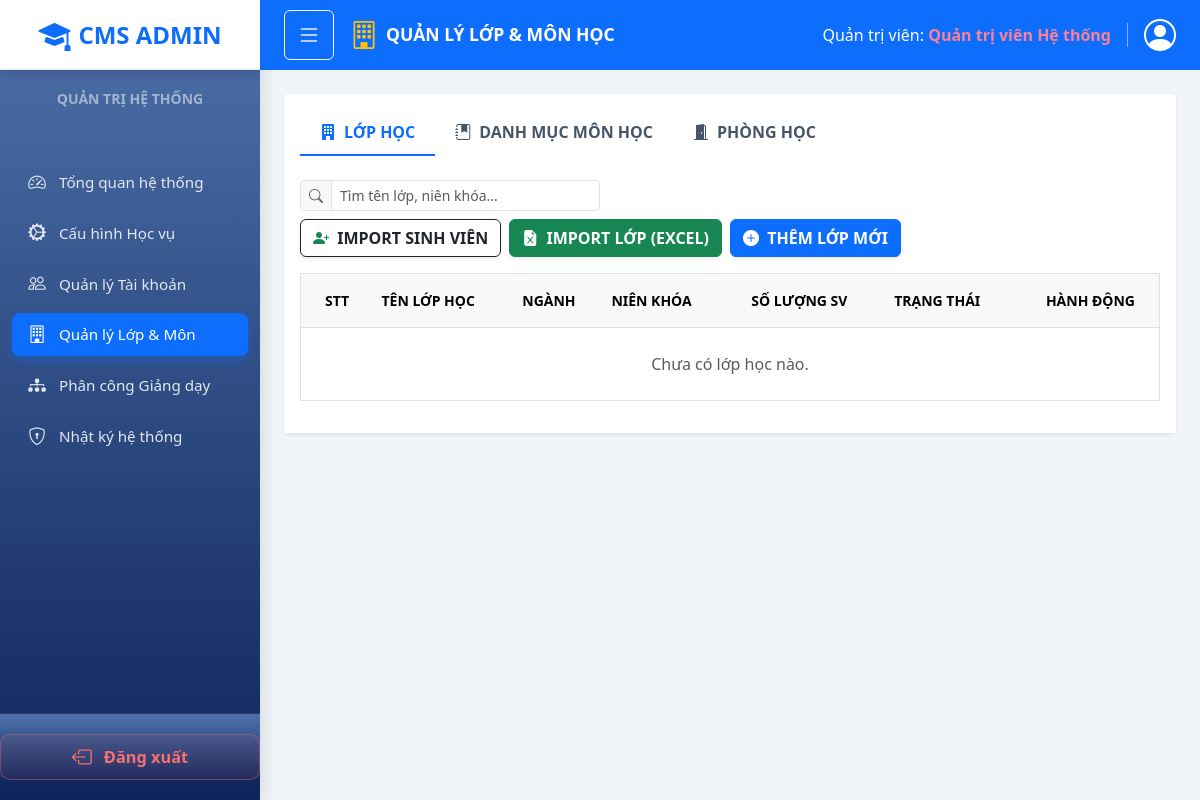
Page /views/admin/classes-subjects.php (signed in) on the earlier database version.
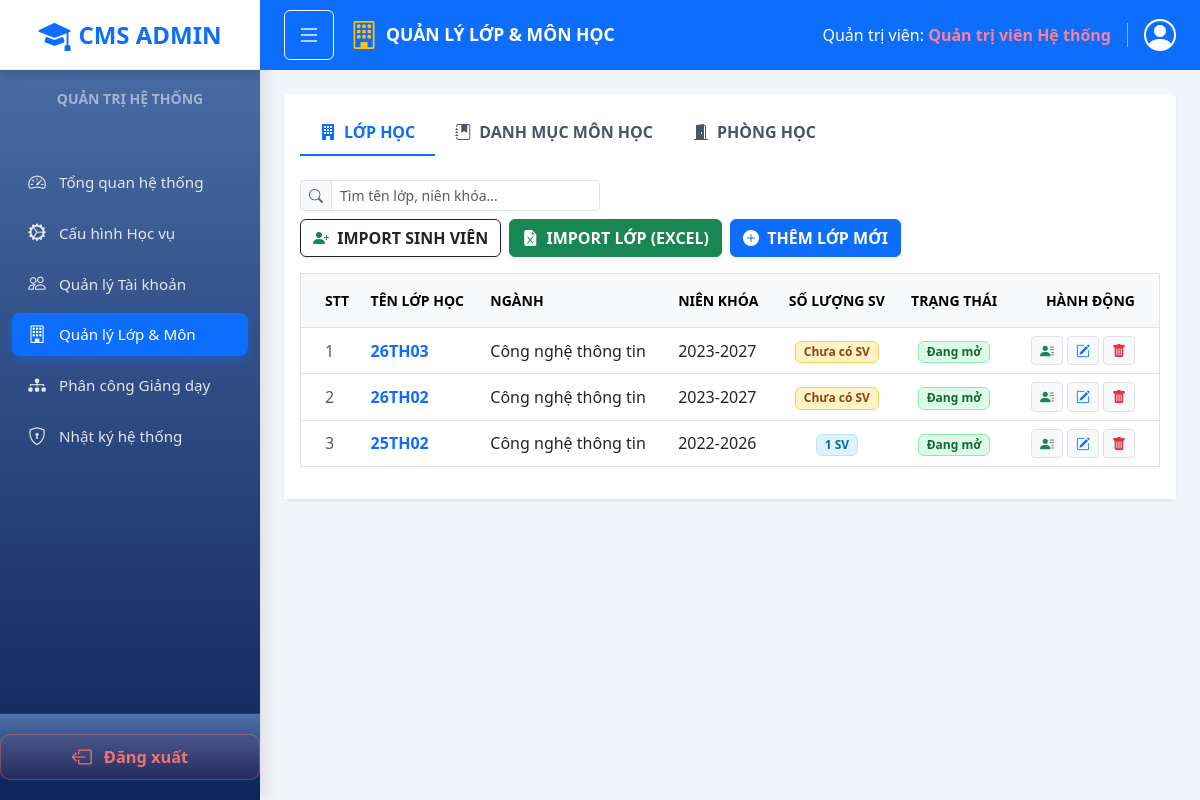
Same page on the later database version.
### tables this page shows
CREATE TABLE `classes` (
  `id` int(11) NOT NULL AUTO_INCREMENT,
  `department_id` int(11) DEFAULT NULL,
  `class_name` varchar(50) NOT NULL,
  `academic_year` varchar(20) DEFAULT NULL,
  `created_at` timestamp NOT NULL DEFAULT current_timestamp(),
  PRIMARY KEY (`id`),
  KEY `department_id` (`department_id`),
  CONSTRAINT `classes_ibfk_1` FOREIGN KEY (`department_id`) REFERENCES `departments` (`id`) ON DELETE CASCADE
);

CREATE TABLE `departments` (
  `id` int(11) NOT NULL AUTO_INCREMENT,
  `department_code` varchar(20) DEFAULT NULL,
  `department_name` varchar(50) NOT NULL,
  `created_at` timestamp NOT NULL DEFAULT current_timestamp(),
  PRIMARY KEY (`id`)
);

### config/config.php (called while the page is built, shortened)
<?php
function getDBConnection() {
    global $conn;
    if (!isset($conn) || $conn === false) {
        try {
            $conn = mysqli_connect(DB_HOST, DB_USER, DB_PASS, DB_NAME, DB_PORT);
        } catch (Throwable $e) {
            $safeHost = DB_HOST ?: '(empty-host)';
            throw new Exception("Lỗi kết nối database tới '{$safeHost}'. Vui lòng kiểm tra DB_HOST/DB_NAME/DB_USER/DB_PASS trong .env.local hoặc biến môi trường host. Chi tiết: " . $e->getMessage());
        }
        mysqli_set_charset($conn, "utf8mb4");
    }
    return $conn;
}
function e($string) {
    return htmlspecialchars($string ?? '', ENT_QUOTES, 'UTF-8');
}
function db_query($sql, $params = []) {
    $conn = getDBConnection();
    $stmt = mysqli_prepare($conn, $sql);
    $execResult = mysqli_stmt_execute($stmt);
    $trimmedSql = trim($sql);
    $isSelect = preg_match('/^\s*(SELECT|SHOW|DESCRIBE|EXPLAIN)\s/i', $trimmedSql);
    if ($isSelect) {
        $result = mysqli_stmt_get_result($stmt);
        return $result;
    }
}
function db_fetch_all($sql, $params = []) {
    $result = db_query($sql, $params);
    $rows = [];
    while ($row = mysqli_fetch_assoc($result)) {
        $rows[] = $row;
    }
    return $rows;
}

### views/admin/classes-subjects.php (the view, shortened to what the changed rows need)
<?php
require_once __DIR__ . '/../../config/config.php';
$classes = db_fetch_all("
    SELECT c.*, d.department_name,
           COALESCE(
               (SELECT COUNT(*)
                FROM class_students cs2
                WHERE cs2.class_id = c.id),
               0
           ) as student_count
    FROM classes c
    LEFT JOIN departments d ON c.department_id = d.id
    ORDER BY c.class_name DESC
");
?>
<!DOCTYPE html>
<html lang="vi">
<head>
    <link href="https://cdn.jsdelivr.net/npm/bootstrap@5.3.0/dist/css/bootstrap.min.css" rel="stylesheet">
    <link href="https://cdn.jsdelivr.net/npm/bootstrap-icons@1.10.5/font/bootstrap-icons.css" rel="stylesheet">
    <link rel="stylesheet" href="../../public/css/style.css">
    <link rel="stylesheet" href="../../public/css/layout.css">
    <link rel="stylesheet" href="../../public/css/admin/admin-layout.css">
    <link rel="stylesheet" href="../../public/css/admin/classes-subjects.css">
</head>
<body class="dashboard-body">
<?php
$activePage = 'classes-subjects';
require_once __DIR__ . '/../../layouts/admin-sidebar.php';
?>
<div class="main-content admin-main-content" id="mainContent">
    <div class="p-4">
        <div class="card shadow-sm border-0 mb-4">
            <div class="card-body bg-white pt-4">
                <div class="tab-content" id="myTabContent">
                    <div class="tab-pane fade show active" id="class-pane" role="tabpanel">
                        <div class="table-responsive">
                            <table class="table table-hover align-middle border">
                                <thead class="table-light small text-muted fw-bold">
                                    <tr>
                                        <th class="ps-4 py-3">STT</th>
                                        <th class="py-3">TÊN LỚP HỌC</th>
                                        <th class="py-3">NGÀNH</th>
                                        <th class="py-3">NIÊN KHÓA</th>
                                        <th class="text-center py-3">SỐ LƯỢNG SV</th>
                                        <th class="text-center py-3">TRẠNG THÁI</th>
                                        <th class="text-end pe-4 py-3">HÀNH ĐỘNG</th>
                                    </tr>
                                </thead>
                                <tbody id="classTableBody">
                                    <?php if (count($classes) > 0): ?>
                                        <?php foreach ($classes as $index => $class): ?>
                                            <tr>
                                                <td class="ps-4 text-muted"><?php echo $index + 1; ?></td>
                                                <td class="fw-bold text-primary fs-6"><?php echo e($class['class_name']); ?></td>
                                                <td><?php echo e($class['department_name'] ?? 'Chưa phân ngành'); ?></td>
                                                <td><?php echo e($class['academic_year']); ?></td>
                                                <td class="text-center">
                                                    <?php if ($class['student_count'] > 0): ?>
                                                        <span class="badge student-count-soft"><?php echo $class['student_count']; ?> SV</span>
                                                    <?php else: ?>
                                                        <span class="badge student-count-empty">Chưa có SV</span>
                                                    <?php endif; ?>
                                                </td>
                                                <td class="text-center">
                                                    <span class="badge class-status-open">Đang mở</span>
                                                </td>
                                                <td class="text-end pe-4">
                                                    <div class="action-btn-group">
                                                        <button class="btn btn-light action-btn text-success border" title="Nhập danh sách Sinh viên vào lớp" onclick="openImportStudentModal('<?php echo e($class['class_name']); ?>')" data-bs-toggle="modal" data-bs-target="#importStudentModal">
                                                            <i class="bi bi-person-lines-fill"></i>
                                                        </button>
                                                        <button class="btn btn-light action-btn text-primary border" title="Sửa thông tin lớp" onclick="openClassModal('edit', '<?php echo e($class['class_name']); ?>', '<?php echo e($class['academic_year']); ?>', 'open', '<?php echo e($class['id']); ?>')" data-bs-toggle="modal" data-bs-target="#classModal">
                                                            <i class="bi bi-pencil-square"></i>
                                                        </button>
                                                        <form method="POST" action="../../controllers/admin/classController.php" class="d-inline" onsubmit="return confirm('Bạn có chắc chắn muốn xóa lớp <?php echo e($class['class_name']); ?>?');">
                                                            <button class="btn btn-light action-btn text-danger border" title="Xóa lớp">
                                                                <i class="bi bi-trash-fill"></i>
                                                            </button>
                                                        </form>
                                                    </div>
                                                </td>
                                            </tr>
                                        <?php endforeach; ?>
                                    <?php else: ?>
                                        <tr>
                                            <td colspan="7" class="text-center text-muted py-4">Chưa có lớp học nào.</td>
                                        </tr>
                                    <?php endif; ?>
                                </tbody>
                            </table>
                        </div>
                    </div>
                </div>
            </div>
        </div>
    </div>
</div>
</body>
</html>

### layouts/admin-sidebar.php (shortened to what the changed rows need)
<?php
$activePage = $activePage ?? '';
$adminMenuItems = [
    ['slug' => 'home',             'href' => 'home.php',             'icon' => 'bi-speedometer2',      'label' => 'Tổng quan hệ thống'],
    ['slug' => 'org-settings',     'href' => 'org-settings.php',     'icon' => 'bi-gear-wide-connected','label' => 'Cấu hình Học vụ'],
    ['slug' => 'accounts',         'href' => 'accounts.php',         'icon' => 'bi-people',             'label' => 'Quản lý Tài khoản'],
    ['slug' => 'classes-subjects', 'href' => 'classes-subjects.php', 'icon' => 'bi-building',           'label' => 'Quản lý Lớp & Môn'],
    ['slug' => 'assignments',      'href' => 'assignments.php',      'icon' => 'bi-diagram-3-fill',     'label' => 'Phân công Giảng dạy'],
    ['slug' => 'system-logs',      'href' => 'system-logs.php',      'icon' => 'bi-shield-lock',        'label' => 'Nhật ký hệ thống'],
];
?>
<div class="sidebar sidebar-admin" id="sidebar">
    <div>
        <div class="sidebar-scrollable w-100">
            <nav class="d-flex flex-column mt-3">
                <?php foreach ($adminMenuItems as $item): ?>
                    <a href="<?= $item['href'] ?>"<?= $activePage === $item['slug'] ? ' class="active"' : '' ?>>
                        <i class="bi <?= $item['icon'] ?>"></i> <?= $item['label'] ?>
                    </a>
                <?php endforeach; ?>
            </nav>
        </div>
    </div>
</div>

Differences in the rows shown:
added classes: class_name "26TH03", department.department_name "Công nghệ thông tin", academic_year "2023-2027", shows "Chưa có SV"
added classes: class_name "26TH02", department.department_name "Công nghệ thông tin", academic_year "2023-2027", shows "Chưa có SV"
added classes: class_name "25TH02", department.department_name "Công nghệ thông tin", academic_year "2022-2026", student_count "1"
Other differences:
text no longer shown: "Chưa có lớp học nào."
